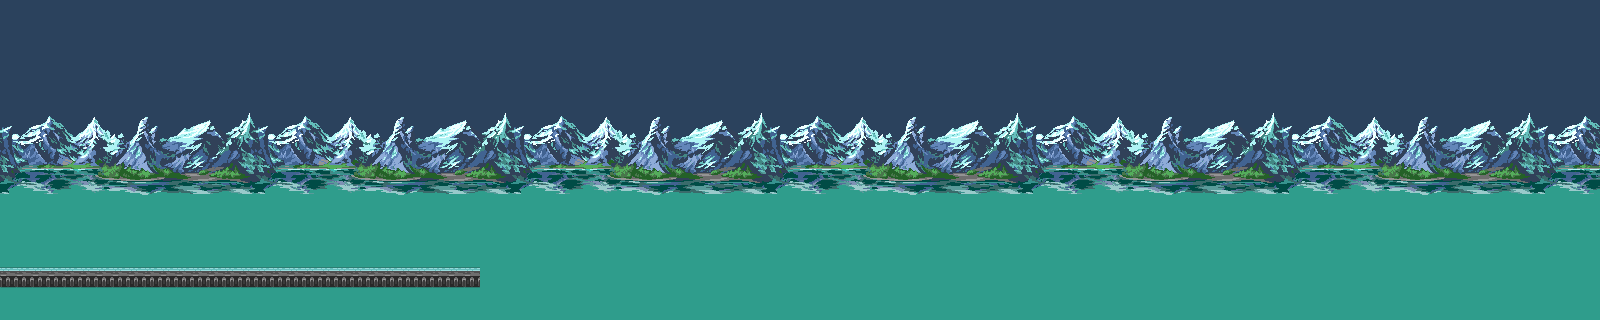

The image is a tile-based game level rendered from a .tmx file. Its description and source (layers, tilesets, objects; grid data summarised) follow:
An orthogonal 100x20 tile map with 16x16 px tiles, 2 tile layers (background, plateformes).

<map version="1.10" tiledversion="1.10.2" orientation="orthogonal" renderorder="right-down" width="100" height="20" tilewidth="16" tileheight="16" infinite="0" nextlayerid="3" nextobjectid="1">
 <tileset firstgid="1" name="tuileries" tilewidth="16" tileheight="16" tilecount="2400" columns="60">
  <image source="tuiles.png" width="960" height="640" />
 </tileset>
 <layer id="1" name="background" width="100" height="20">
  <data>[2000 cells, 2000 non-empty, 288 distinct tile ids]</data>
 </layer>
 <layer id="2" name="plateformes" width="100" height="20">
  <data>[2000 cells, 60 non-empty, 2 distinct tile ids]</data>
 </layer>
</map>